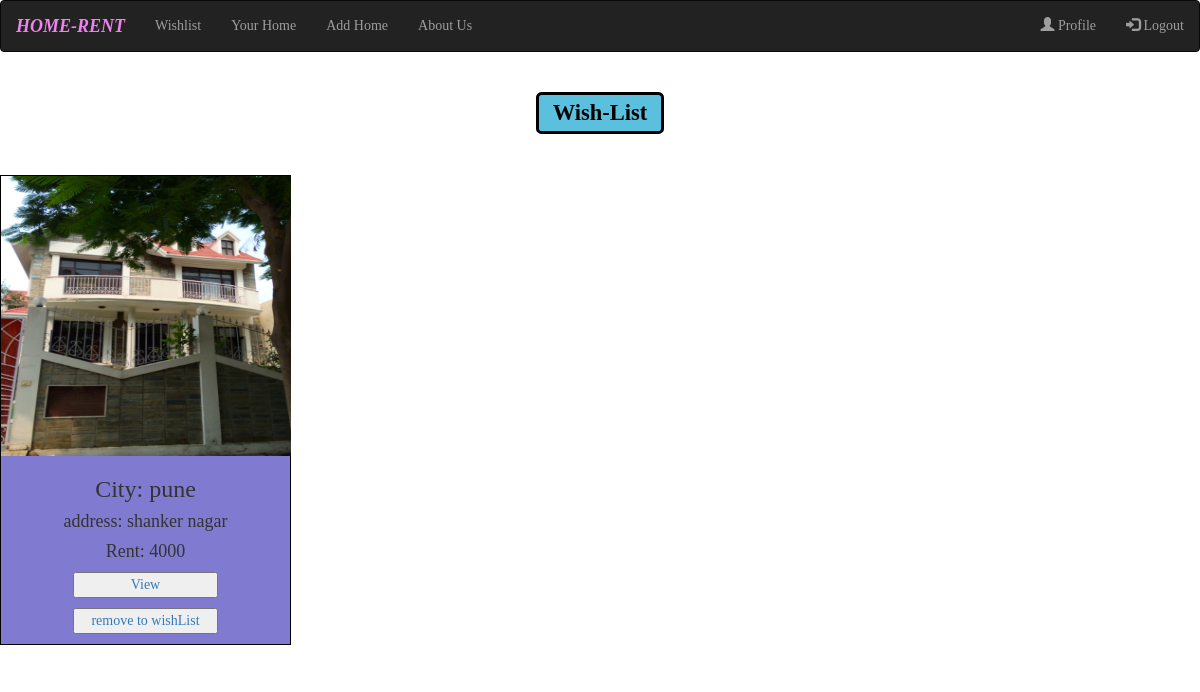
The page /wishlist/ (signed in) on the database its author committed.
### homeapp/models.py (models this page shows, shortened)
class Item(models.Model):
    user = models.ForeignKey(User, on_delete=models.CASCADE, related_name="item", null=True)
    city = models.CharField(max_length=50)
    address =models.CharField(max_length=300)
    rent= models.IntegerField(null = True)
    description= models.CharField(max_length=500)
    number=models.IntegerField(null=True)
    picture = models.FileField(blank=True, null=True)
    report =models.IntegerField(default=0)

### homeapp/views.py (the view)
# urls.py: path('wishlist/',views.allwishlist,name="allwishlist"),
@login_required
def allwishlist(request):
    extend_user_object = extendedUser.objects.get(belongs_to= request.user)
    return render(request,'wishlist.html',{'extend_user_object':extend_user_object})

### templates/wishlist.html (shortened to what this page needs)
{% extends 'base.html' %}
{% block body %}
<div class="row">
    <h2 style="text-align: center;"><span class="label label-info" style="border-style: solid; color:black">Wish-List</span></h2><br><br>
    {% if extend_user_object.home_list.all %}
    {% for homeobject in extend_user_object.home_list.all %}
    <div class="col-xs-12 col-sm-6 col-md-4 col-lg-3 abc">
        <div class="card" style="text-align: center;">
            {% if homeobject.picture %}
            <img src="{{homeobject.picture.url}}" alt="No Image"
                style=" width:290px; height:280px;background-size:cover;">
            {% endif %}
            <h3>City: {{homeobject.city}}</h3>
            <h4>address: {{homeobject.address}}</h4>
            <b>
                <h4>Rent: {{homeobject.rent}}</h4>
            </b>
            <a href="/{{homeobject.id}}">
                <p><button style="width:50%">View</button></p>
            </a>
            <a href="/removewishlist/{{homeobject.id}}/">
                <p><button style="width:50%">remove to wishList</button></p>
            </a>
        </div>
        <br>
    </div>
    {% endfor %}
    {%else%}
    <h3 style="margin: 5%;">You don't have any list</h3>
    {%endif%}
</div>
{% endblock body %}

### templates/wishlist.html (style rules this page uses)
body { background-image: url('https://www.fhamortgagesource.com/wp-content/uploads/2016/07/Louisville-5-percent-Jumbo.jpg'); height: 110vh; overflow: hidden; background-repeat: no-repeat; background-position: center; background-size: cover; }
.card { width: 291px; background-color: #807bd1; border: 1px solid black; margin: auto; }

### templates/base.html (style rules this page uses)
* { font-family: cursive; }

### rows shown on the page
Item: picture (picture), city "pune", address "shanker nagar", rent "4000"
